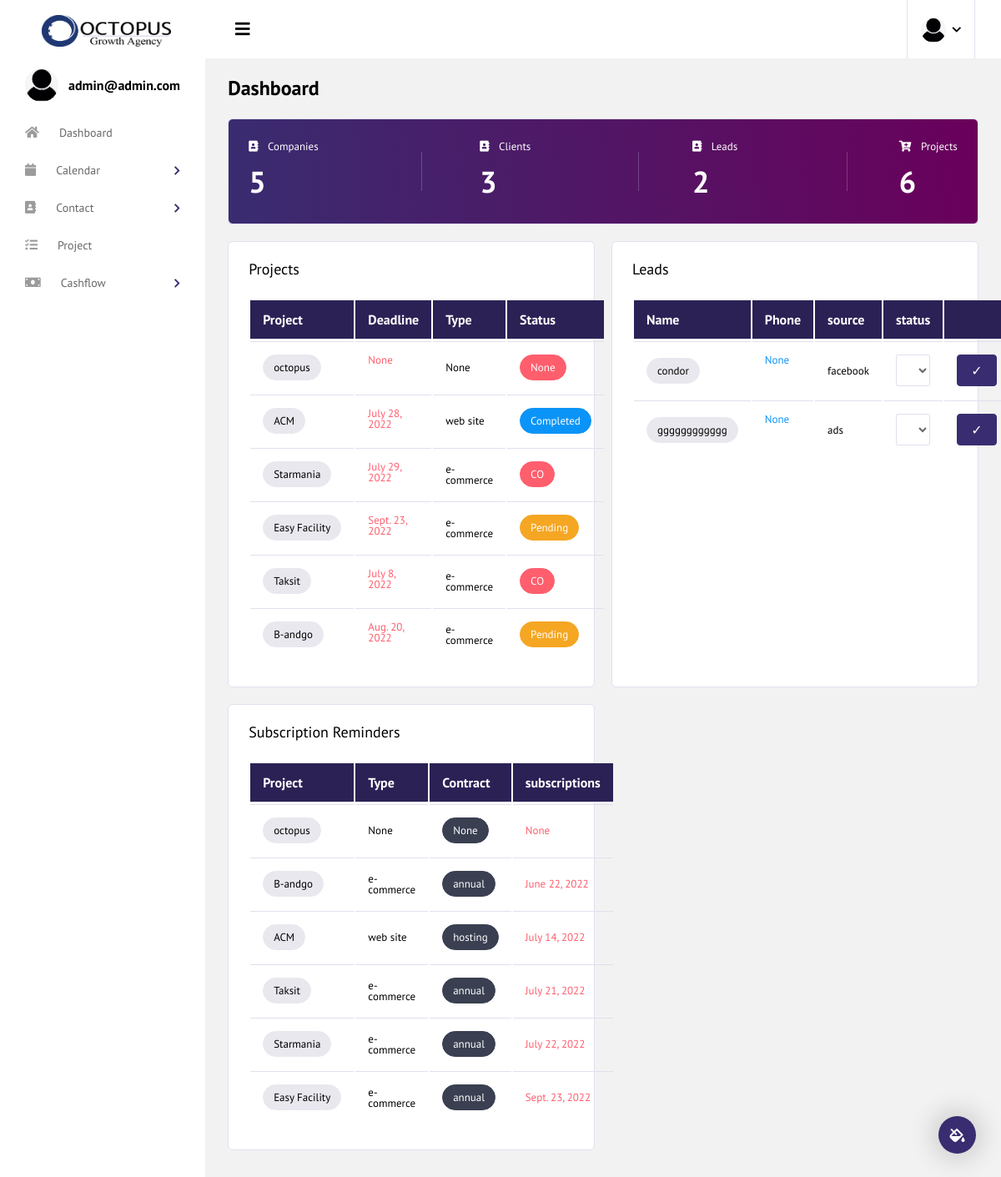
/ (signed in), run on an earlier commit of the app's database.
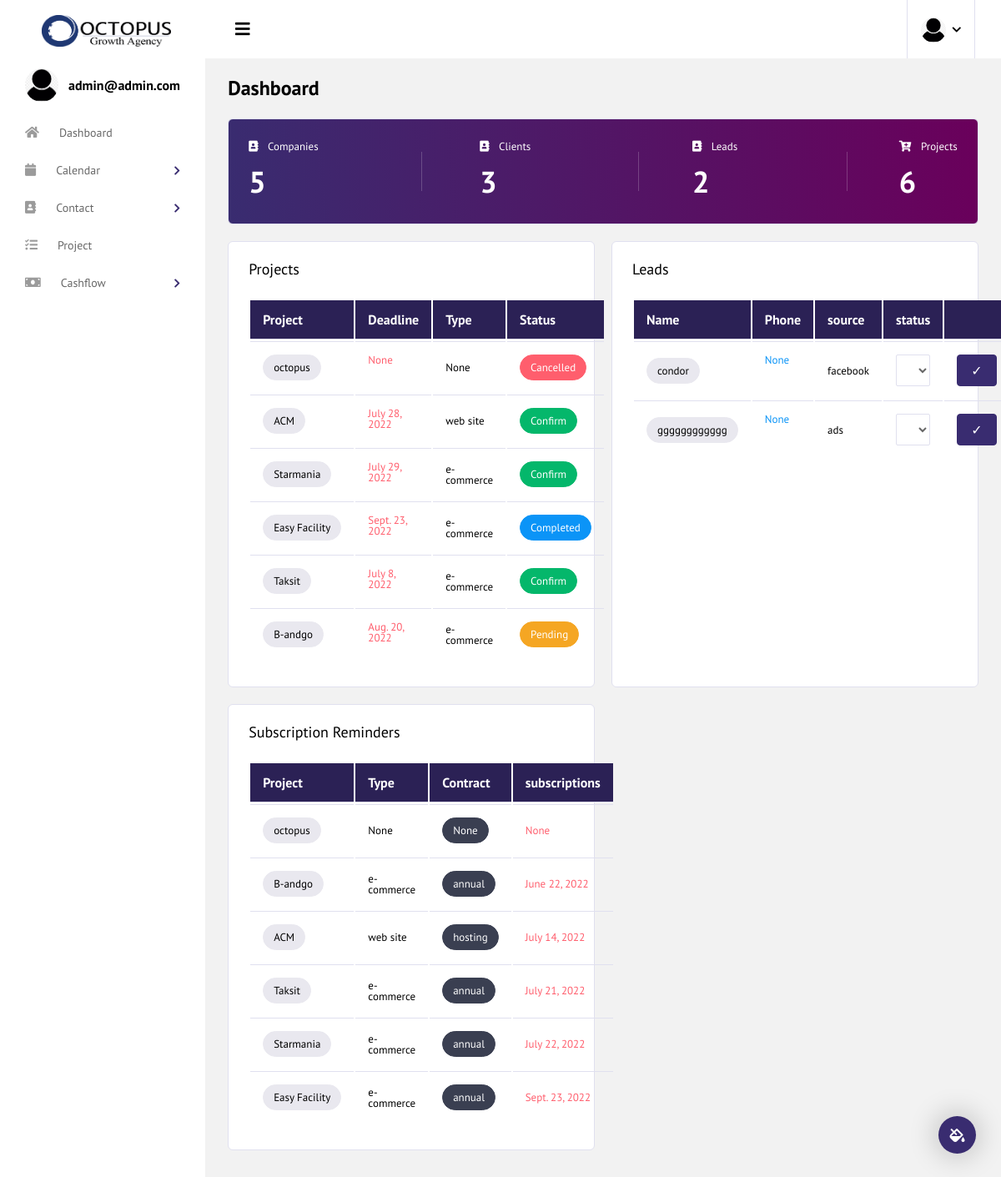
And on a later commit of the database.
### accounts/models.py (models this page shows, shortened)
class User(AbstractUser):
    username        = None
    email           = models.EmailField('email address', unique=True)
    picture         = models.ImageField(upload_to='images/faces', null=True, blank=True)
    pseudo          = models.CharField( max_length=150, null=True, blank=True)
    role            = models.CharField( max_length=150, null=True, blank=True)
    notes           = tinymce_models.HTMLField( blank=True, null=True)
    is_active       = models.BooleanField(default=False)
    is_manager      = models.BooleanField(default=False)
    is_admin        = models.BooleanField(default=False)
    USERNAME_FIELD  = 'email'
    REQUIRED_FIELDS = []
    objects         = UserManager()

### project/models.py (models this page shows, shortened)
class Project (models.Model):
    name                    = models.CharField(max_length=254)
    company                 = models.ForeignKey(Company, on_delete=models.CASCADE, verbose_name="client", related_name="projects")
    manager                 = models.ForeignKey(Employee, blank=True, null=True, on_delete=models.CASCADE) #####??????
    cost                    = models.DecimalField(max_digits=20 , decimal_places=0, default=0)
    started_date            = models.DateField(blank=True, null=True)
    deadline                = models.DateField(blank=True, null=True)
    project_type            = models.CharField(choices=PROJECT_TYPE_CHOICES, max_length=2, blank=True, null=True)
    contract                = models.CharField(choices=CONTRACT_TYPE_CHOICES, max_length=2, blank=True, null=True)
    contract_expiration     = models.DateField(blank=True, null=True)
    status                  = models.CharField(choices=STATUS_TYPE_CHOICES, max_length=2, blank=True, null=True)
    description             = tinymce_models.HTMLField( blank=True, null=True)
    created     = models.DateTimeField(auto_now_add=True)
    updated     = models.DateTimeField(auto_now=True)
    @property
    def get_status_class(self):
        if self.status == "CF":
            return "badge-success"
        elif self.status == "CP":
            return "badge-info"
        elif self.status == "PE":
            return "badge-warning"
        else:
            return "badge-danger"

### contact/models.py (models this page shows, shortened)
class Lead(models.Model):
    company      = models.ForeignKey(Company, on_delete=models.SET_NULL, blank=True, null=True)
    source       = models.CharField( max_length=250, blank=True, null=True)
    project_type = models.CharField(choices=PROJECT_TYPE_CHOICES, max_length=2, blank=True, null=True)
    status       = models.CharField(choices=STATUS_TYPE_CHOICES, max_length=2, blank=True, null=True)
    note         = tinymce_models.HTMLField( blank=True, null=True)
    created      = models.DateField(auto_now=True)
    updated      = models.DateField(auto_now_add=True)

class Company(models.Model):
    name                = models.CharField(max_length=250)
    industry            = models.CharField(max_length=100, blank=True, null=True)
    annual_revenue      = models.DecimalField(max_digits=20 , decimal_places=0, blank=True, null=True)
    email               = models.EmailField(max_length=254,  blank=True, null=True)
    mobile              = models.CharField(max_length=13,  blank=True, null=True)
    website             = models.URLField(max_length=250, blank=True, null=True)
    adress              = models.CharField(max_length=250,  blank=True, null=True)
    rc_code             = models.CharField( max_length=150, null=True, blank=True)
    art_code            = models.CharField(max_length=150, null=True, blank=True)
    nif_code            = models.CharField( max_length=150, null=True, blank=True)
    nis_code            = models.CharField( max_length=150, null=True, blank=True)
    responsible_person  = models.CharField(max_length=100,  blank=True, null=True)
    source              = models.CharField(max_length=250, blank=True, null=True)
    company_type        = models.CharField(choices=COMPANY_TYPE_CHOICES, max_length=2, blank=True, null=True)
    project_type        = models.CharField(choices=PROJECT_TYPE_CHOICES, max_length=2, blank=True, null=True)
    logo                = models.ImageField(upload_to='companies/', null=True, blank=True)
    collab_start        = models.DateField(blank=True, null=True)
    created             = models.DateField(auto_now=True)
    updated             = models.DateField(auto_now_add=True)
    def __str__(self):
        return self.name

### core/views.py (the view)
# urls.py: path('', login_required(IndexView.as_view()), name='index'),
class IndexView(TemplateView):
    template_name= "index.html"
    def get_context_data(self, **kwargs):
        context = super(IndexView, self).get_context_data(**kwargs)
        context["projects"] = Project.objects.all().order_by('started_date')
        context["subscriptions"] = Project.objects.all().order_by('contract_expiration')
        context["project_count"] =Project.objects.all().count()
        context["companies"] = Company.objects.all().order_by('collab_start')
        context["company_count"] =Company.objects.all().count()
        context["employees"] = Employee.objects.all().order_by('collab_start')
        context["client_count"] =Employee.objects.all().count()
        context["leads"] = Lead.objects.all().order_by('updated')
        context["lead_count"] =Lead.objects.all().count()
        return context

### core/templates/index.html (shortened to what this page needs)
{% extends "base.html" %}
{% load static %}
{% block content %}
  <div class="content-wrapper">
          <div class="page-header">
              <h3 class="page-title">
                Dashboard
              </h3>
          </div>
          <div class="row grid-margin">
            <div class="col-12">
              <div class="card card-statistics">
                <div class="card-body">
                  <div class="d-flex flex-column flex-md-row align-items-center justify-content-between">
                      <div class="statistics-item">
                        <p>
                          <i class="fas fa-solid fa-address-book menu-icon mr-2"></i>
                          Companies
                        </p>
                        <h2>{{ company_count }}</h2>
                      </div>
                      <div class="statistics-item">
                        <p>
                          <i class="fas fa-solid fa-address-book menu-icon mr-2"></i>
                          Clients
                        </p>
                        <h2>{{ client_count }}</h2>
                      </div>
                      <div class="statistics-item">
                        <p>
                          <i class="fas fa-solid fa-address-book menu-icon mr-2"></i>
                          Leads
                        </p>
                        <h2>{{ lead_count }}</h2>
                      </div>
                      <div class="statistics-item">
                        <p>
                          <i class="fas fa-solid fa-cart-plus menu-icon mr-2"></i>
                          Projects
                        </p>
                        <h2>{{ project_count }}</h2>
                      </div>
                  </div>
                </div>
              </div>
            </div>
          </div>
      <div class="row">
        <div class="col-lg-6 grid-margin stretch-card">
          <div class="card">
            <div class="card-body d-flex flex-column">
              <h4 class="card-title">
               Projects
              </h4>
              <div class="flex-grow-1 d-flex flex-column justify-content-between">
                <div class="row">
                  <div class="col-sm-12">
                      <table id="order-listing" class="table dataTable no-footer" role="grid" aria-describedby="order-listing_info">
                          <thead style="background-color: #2b2155; color:#fff;">
                              <tr role="row">
                                <th>Project</th>
                                <th>Deadline</th>
                                <th>Type</th>
                                <th>Status</th>
                              </tr>
                          </thead>
                          <tbody>
                              {% for project in projects %}
                          <tr role="row" class="odd">
                                  <td ><a href="{% url 'project:projectdetail' project.pk %}">
                                    <span class="badge badge-pill badge-light">{{project.name}} </span></a></td>
                                  <td class="d-block text-danger">{{project.deadline}}</td>
                                  <td>{{project.get_project_type_display}}</td>
                                  <td> <span class="badge badge-pill {{project.get_status_class}}"> {{project.get_status_display}}</span></td>
                              </tr>
                          {% endfor %}
                          </tbody>
                          </table>
                      </div>
                  </div>
              </div>
              </div>
        </div>
      </div>
      <div class="col-lg-6 grid-margin stretch-card">
        <div class="card">
          <div class="card-body d-flex flex-column">
            <h4 class="card-title">
             Leads
            </h4>
            <div class="flex-grow-1 d-flex flex-column justify-content-between">
              <div class="row">
                <div class="col-sm-12">
                    <table id="order-listing" class="table dataTable no-footer" role="grid" aria-describedby="order-listing_info">
                        <thead style="background-color: #2b2155; color:#fff;">
                            <tr role="row">
                              <th>Name</th>
                              <th>Phone</th>
                              <th>source</th>
                              <th>status</th>
                              <th></th>
                            </tr>
                        </thead>
                        <tbody>
                          {% for lead in leads %}
                        <tr role="row" class="odd">
                                <td ><a href="{% url 'contact:leaddetail' lead.pk %}">
                                  <span class="badge badge-pill badge-light">{{lead.company}} </span></a></td>
                                <td class="d-block text-info">{{lead.company.mobile}}</td>
                                <td> {{lead.source}} </td>
                                <td>
                                <form action="{% url 'contact:editleads' lead.pk%}" method="post"  class="form-sample">
                                  <select class="form-control"  name="status" id="id_status">
                                    <option value="{{lead.status}}"selected="">{{lead.get_status_display}}</option>
                                  </select>
                                </td>
                                <td>
                                  <button type="submit" class="btn btn-primary mr-2" style="float:right;">✓</button>
                                </td>
                            </tr>
                        {% endfor %}
                        </tbody>
                        </table>
                    </div>
                </div>
            </div>
            </div>
      </div>
      </div>
  </div>
          <div class="row">
            <div class="col-lg-6 grid-margin stretch-card">
              <div class="card">
                <div class="card-body d-flex flex-column">
                  <h4 class="card-title">
                    Subscription reminders
                  </h4>
                  <div class="flex-grow-1 d-flex flex-column justify-content-between">
                    <div class="row">
                      <div class="col-sm-12">
                          <table id="order-listing" class="table dataTable no-footer" role="grid" aria-describedby="order-listing_info">
                              <thead style="background-color: #2b2155; color:#fff;">
                                  <tr role="row">
                                      <th>Project</th>
                                      <th>Type</th>
                                      <th>Contract</th>
                                      <th>subscriptions</th>
                                  </tr>
                              </thead>
                              <tbody>
                              {% for project in subscriptions %}
                                  <tr role="row" class="odd">
                                      <td ><a href="{% url 'project:projectdetail' project.pk %}">
                                        <span class="badge badge-pill badge-light">{{project.name}} </span></td>
                                      <td> {{project.get_project_type_display}}</td>
                                      <td>   <span class="badge badge-pill badge-dark"> {{project.get_contract_display}} </span></td>
                                      <td ><span  class="d-block text-danger"> {{project.contract_expiration}} </span></td>
                                  </tr>
                              {% endfor %}
                              </tbody>
                              </table>
                          </div>
                      </div>
                  </div>
                  </div>
            </div>
          </div>
  </div>
  {% endblock content %}

### templates/sidebar.html (shortened to what this page needs)
{% load static %}
    <div class="container-fluid page-body-wrapper">
          <div class="theme-setting-wrapper">
            <div id="settings-trigger"><i class="fas fa-fill-drip"></i></div>
          </div>
     <nav class="sidebar sidebar-offcanvas" id="sidebar">
        <ul class="nav">
          <li class="nav-item nav-profile">
            <div class="nav-link">
              <div class="profile-image">
              {% if user.picture %}
                  <img  src="{{user.picture.url}}" alt="image"/>
              {% else %}
                  <img  src="{% static 'images/avatar.png' %}" alt="logo"/>
              {% endif %}
              </div>
              <div class="profile-name">
                <p class="name">
                  <a href="{% url 'accounts:userdetail' %}" style="text-decoration:none; color:black;">{{ user.get_username }} </a>
                </p>
              </div>
            </div>
          </li>
          <li class="nav-item">
            <a class="nav-link" href="/" >
              <i class="fa fa-home menu-icon"></i>
              <span class="menu-title">Dashboard</span>
            </a>
          </li>
          <li class="nav-item">
            <a class="nav-link" data-toggle="collapse" href="#editors" aria-expanded="false" aria-controls="editors">
              <i class="fas fa-solid fa-calendar menu-icon"></i>
              <span class="menu-title" >Calendar</span>
              <i class="menu-arrow"></i>
            </a>
          </li>
          <li class="nav-item">
            <a class="nav-link" data-toggle="collapse" href="#charts" aria-expanded="false" aria-controls="charts">
              <i class="fas fa-solid fa-address-book menu-icon"></i>
              <span class="menu-title">Contact</span>
              <i class="menu-arrow"></i>
            </a>
          </li>
          <li class="nav-item">
            <a class="nav-link" href="{% url 'project:projectlist' %}"  >
              <i class="fa fa fa-tasks menu-icon"></i>
              <span class="menu-title">Project</span>
            </a>
          </li>
          <li class="nav-item">
            <a class="nav-link" data-toggle="collapse" href="#tables" aria-expanded="false" aria-controls="tables">
              <i class="fas fa-solid fa-money-bill menu-icon"></i>
              <span class="menu-title">Cashflow</span>
              <i class="menu-arrow"></i>
            </a>
          </li>
        </ul>
      </nav>

What changed in the data, as far as the page shows it:
changed Project "octopus": status "None" → "Cancelled"
changed Project "ACM": status "Completed" → "Confirm"
changed Project "Starmania": status "CO" → "Confirm"
changed Project "Easy Facility": status "Pending" → "Completed"
changed Project "Taksit": status "CO" → "Confirm"
